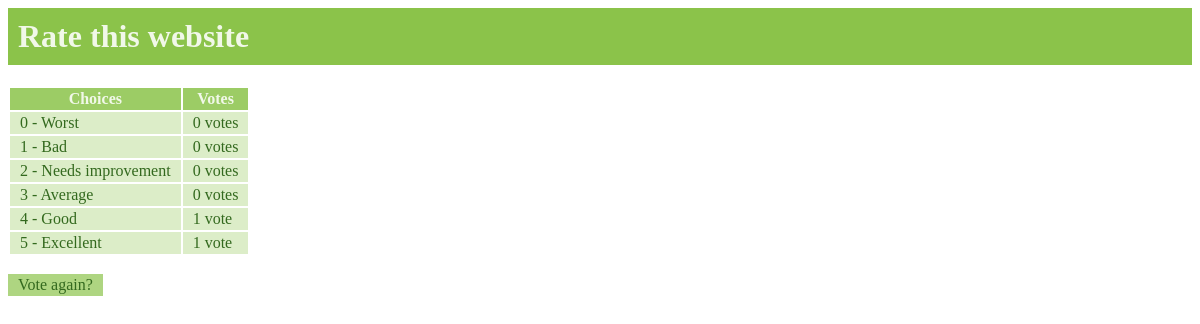
The page /polls/6/results/ on the database as committed earlier.
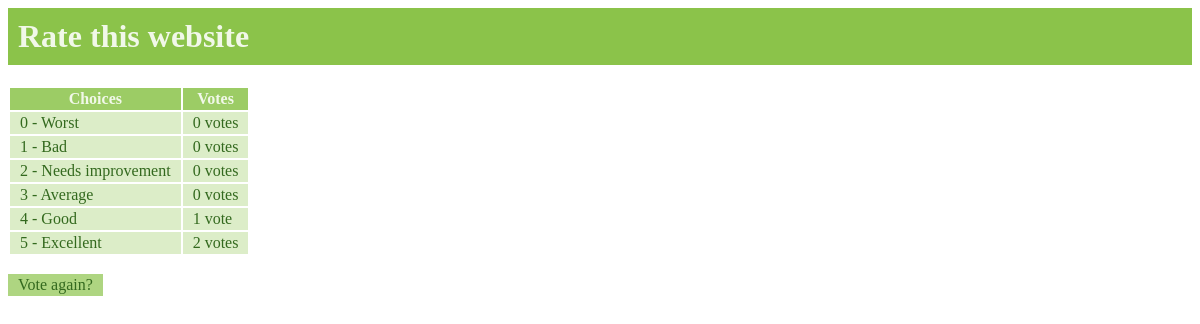
The same page on the database as committed later.
### polls/models.py (models this page shows, shortened)
class Choice(models.Model):
	question = models.ForeignKey(Question)
	choice_text = models.CharField(max_length=200)
	votes = models.IntegerField(default=0)

### polls/views.py (the view)
# urls.py: url(r'^(?P<pk>[0-9]+)/results/$', views.ResultsView.as_view(), name='results'),
class ResultsView(generic.DetailView):
	model = Question
	template_name = 'polls/results.html'

### polls/templates/polls/results.html (shortened to what this page needs)
{% load staticfiles %}
<link rel="stylesheet" type="text/css" href="{% static 'polls/css/style.css' %}" />
<h1>{{ question.question_text }}</h1>
<table>
<thead>
	<th> Choices </th>
	<th> Votes </th>
</thead>
{% for choice in question.choice_set.all %}
	<tr>
		<td>{{ choice.choice_text }}</td> <td>{{ choice.votes }} vote{{ choice.votes|pluralize }}</td>
	</tr>
{% endfor %}
</table>
<a class="linkboxx" href="{% url 'polls:detail' question.id %}">Vote again?</a>

Rows that differ between the two databases and show on the page:
changed Choice "5 - Excellent": votes "1" → "2"
